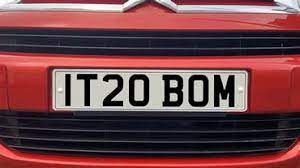
#> input picture Number Plate Detection using OpenCV and Python/sample.jpg, 300 x 168 px
$ python Number_plate.py
#> lines starting #> are read from the running program, lines starting #| are printed output that depends on the picture
# import required libraries
import cv2
import numpy as np

# Read input image
img = cv2.imread("sample.jpg")
#> img is the input picture: shape (168, 300, 3); mean B, G, R 71.5, 67.3, 111.7

# convert input image to grayscale
gray = cv2.cvtColor(img, cv2.COLOR_BGR2RGB)

# read haarcascade for number plate detection
cascade = cv2.CascadeClassifier('haarcascade_number_plate.xml')

# Detect license number plates
plates = cascade.detectMultiScale(gray, 1.2, 5)
#> plates = [[33, 44, 245, 82]]
print('Number of detected license plates:', len(plates))
#| Number of detected license plates: 1

# loop over all plates
for (x,y,w,h) in plates:

   # draw bounding rectangle around the license number plate
   cv2.rectangle(img, (x,y), (x+w, y+h), (0,255,0), 2)
   gray_plates = gray[y:y+h, x:x+w]
   color_plates = img[y:y+h, x:x+w]

   # save number plate detected
   cv2.imwrite('Numberplate_detected.jpg', gray_plates)
   cv2.imshow('Number Plate', gray_plates)
   cv2.imshow('Number Plate Image', img)
   cv2.waitKey(0)
#> this loop made 1 pass
#> pass 1, `gray_plates = gray[y:y+h, x:x+w]`:
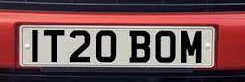
#> gray_plates: shape (82, 245, 3); mean R, G, B 114.5, 81.1, 83.4
#> pass 1, `color_plates = img[y:y+h, x:x+w]`:
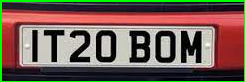
#> color_plates: shape (82, 245, 3); mean B, G, R 81.6, 92.1, 112.1
#> pass 1, `cv2.imshow('Number Plate Image', img)`:
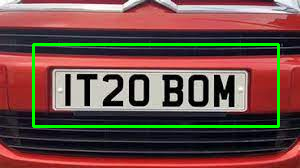
#> window 'Number Plate Image': shape (168, 300, 3); mean B, G, R 70.1, 76.2, 109.9
cv2.destroyAllWindows()
